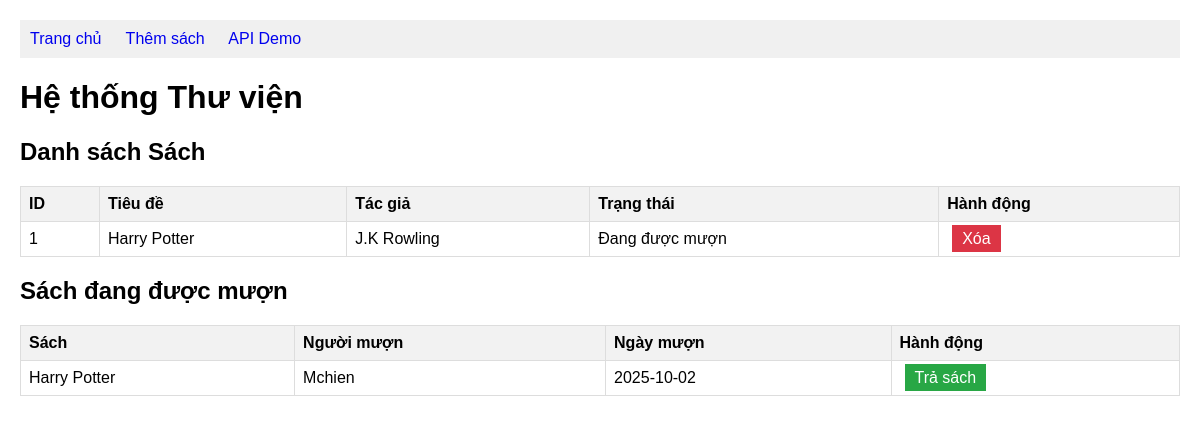
Before: / with the older database file.
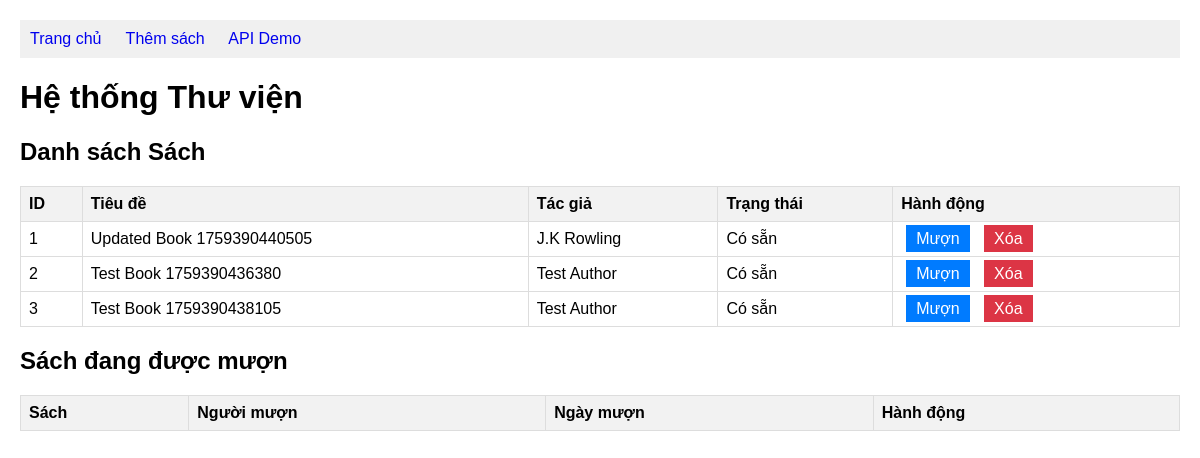
After: the same page with the newer database file.
### app.py (models this page shows, shortened)
class Book(db.Model):
    id = db.Column(db.Integer, primary_key=True)
    title = db.Column(db.String(200), nullable=False)
    author = db.Column(db.String(100), nullable=False)
    available = db.Column(db.Boolean, default=True)

class BorrowRecord(db.Model):
    id = db.Column(db.Integer, primary_key=True)
    book_id = db.Column(db.Integer, db.ForeignKey('book.id'), nullable=False)
    borrower_name = db.Column(db.String(100), nullable=False)
    borrow_date = db.Column(db.Date, default=date.today)
    is_returned = db.Column(db.Boolean, default=False)
    book = db.relationship('Book', backref='borrow_records')

### app.py (the view)
@app.route('/')
def index():
    books = Book.query.all()
    records = BorrowRecord.query.filter_by(is_returned=False).all()
    return render_template('index.html', books=books, records=records)

### templates/index.html
{% extends "base.html" %}
{% block content %}
<h1>Hệ thống Thư viện</h1>
<h2>Danh sách Sách</h2>
<table>
    <tr>
        <th>ID</th>
        <th>Tiêu đề</th>
        <th>Tác giả</th>
        <th>Trạng thái</th>
        <th>Hành động</th>
    </tr>
    {% for book in books %}
    <tr>
        <td>{{ book.id }}</td>
        <td>{{ book.title }}</td>
        <td>{{ book.author }}</td>
        <td>
            {% if book.available %}
                Có sẵn
            {% else %}
                Đang được mượn
            {% endif %}
        </td>
        <td>
            {% if book.available %}
                <a href="{{ url_for('borrow_book', book_id=book.id) }}" class="btn">Mượn</a>
            {% endif %}
            <a href="{{ url_for('delete_book', book_id=book.id) }}" class="btn danger"
               onclick="return confirm('Xóa sách này?')">Xóa</a>
        </td>
    </tr>
    {% endfor %}
</table>
<h2>Sách đang được mượn</h2>
<table>
    <tr>
        <th>Sách</th>
        <th>Người mượn</th>
        <th>Ngày mượn</th>
        <th>Hành động</th>
    </tr>
    {% for record in records %}
    <tr>
        <td>{{ record.book.title }}</td>
        <td>{{ record.borrower_name }}</td>
        <td>{{ record.borrow_date }}</td>
        <td>
            <a href="{{ url_for('return_book', record_id=record.id) }}" class="btn success">Trả sách</a>
        </td>
    </tr>
    {% endfor %}
</table>
{% endblock %}

### templates/base.html (shortened to what this page needs)
<!DOCTYPE html>
<html>
<head>
</head>
<body>
    <div class="nav">
        <a href="{{ url_for('index') }}">Trang chủ</a>
        <a href="{{ url_for('add_book') }}">Thêm sách</a>
        <a href="{{ url_for('api_demo') }}">API Demo</a>
    </div>
    {% block content %}{% endblock %}
</body>
</html>

### templates/base.html (style rules this page uses)
body { font-family: Arial; margin: 20px; }
.nav { background: #f0f0f0; padding: 10px; margin-bottom: 20px; }
.nav a { margin-right: 20px; text-decoration: none; }
table { border-collapse: collapse; width: 100%; }
th, td { border: 1px solid #ddd; padding: 8px; text-align: left; }
th { background-color: #f2f2f2; }
.btn { padding: 5px 10px; margin: 5px; background: #007bff; color: white; text-decoration: none; border: none; }
.danger { background: #dc3545; }

Changed rows visible on the page:
no longer on this page (row edited): BorrowRecord: book "Harry Potter", borrower_name "Mchien", borrow_date "2025-10-02"
changed Book "J.K Rowling": title "Harry Potter" → "Updated Book 1759390440505"; available "Đang được mượn" → "Có sẵn Mượn"
added Book: id "2", title "Test Book 1759390436380", author "Test Author", available "Có sẵn"
added Book: id "3", title "Test Book 1759390438105", author "Test Author", available "Có sẵn"
